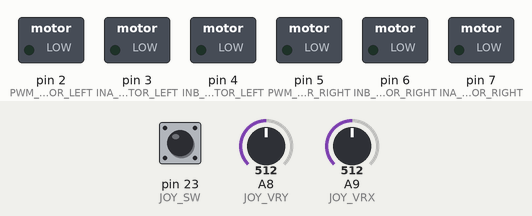
A sketch run on a simulated Arduino Mega 2560, built with avr-gcc and run on an emulated ATmega2560. On the bench: switched loads named in the sketch (green lamp = pin HIGH). Inputs (shaded band) come from the test bench; at power-on: A8 (JOY_VRY) = 512, A9 (JOY_VRX) = 512, pin 23 (JOY_SW) HIGH. What the sketch prints to the serial monitor is not drawn.

Above: at 1.2 s.
1.3 s: A8 (JOY_VRY) set to 398
2.8 s: A8 (JOY_VRY) set to 375
At 3.5 s:
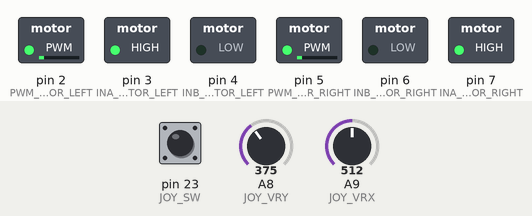
5.8 s: A9 (JOY_VRX) set to 306
8.8 s: A9 (JOY_VRX) set to 511
11.8 s: A9 (JOY_VRX) set to 290
14.8 s: A8 (JOY_VRY) set to 1023
At 15.5 s:
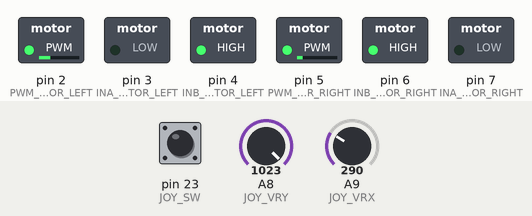
Timing chart, 0 to 18.8 s (numbered marks = the images above; inputs shaded):
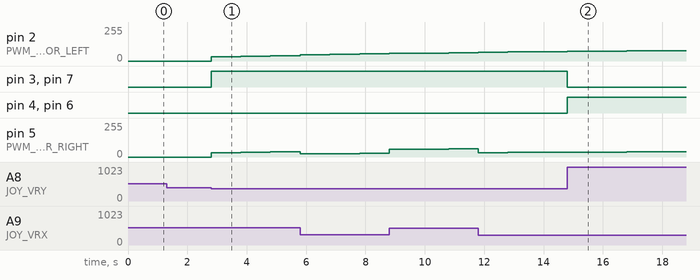

The sketch:

main.ino
```cpp
#include "./initIO.h"
#include "./MotorController.ino"
#include "./JoyController.ino"

uint8_t setSpeed[2] = {30, 50};
bool index = 1;

const long interval = 1000;
unsigned long previousMillis = 0;

uint8_t maxSpeed = 100;
uint8_t speedIncest = 1;
unsigned long countMoveTime = 0;


void setup()
{
    Serial.begin(115200);
    Serial.println("> Hello Robot");
    initIO();
}

void loop()
{
    // joyController(
    //     []() { Serial.println("UP"); },    // Callback for Up
    //     []() { Serial.println("DOWN"); },  // Callback for Down
    //     []() { Serial.println("LEFT"); },  // Callback for Left
    //     []() { Serial.println("RIGHT"); }, // Callback for Right
    //     []() { Serial.println("STOP"); },   // Callback for Stop
    //     []() { Serial.println("UP-LEFT"); },   // Callback for UP-LEFT
    //     []() { Serial.println("UP-RIGHT"); },   // Callback for UP-RIGHT
    //     []() { Serial.println("DOWN-LEFT"); },   // Callback for DOWN-LEFT
    //     []() { Serial.println("DOWN-RIGHT"); }   // Callback for DOWN-RIGHT
    // );
    Serial.println(speed);
    if (!digitalRead(JOY_SW)){
        index = !index;
        speed = setSpeed[index];
        while (!digitalRead(JOY_SW));
        delay(20);
    }
    if (millis() - previousMillis >= interval && !isStop) {
        countMoveTime++;
        previousMillis = millis();
        speed += speedIncest;
        if (countMoveTime < 5) {
            speedIncest = 5;
        }
        else if (countMoveTime < 10){
            speedIncest = 3;
        }
        else if (countMoveTime < 15){
            speedIncest = 2;
        }
        else{
            speedIncest = 1;
        }

        if (speed > maxSpeed){
            speed = maxSpeed;
        }
    }

    if (isStop) {
        countMoveTime = 0;
        speed = defaultSpeed;
    }

    joyController(
        []() { FORWARD(speed); },    // Callback for Up
        []() { BACKOFF(speed); },  // Callback for Down
        []() { LEFT_1(speed); },  // Callback for Left
        []() { RIGHT_1(speed); }, // Callback for Right
        []() { STOP(speed); },   // Callback for Stop
        []() { upLeftWithDifferentSpeed(speed); },   // Callback for UP-LEFT
        []() { upRightWithDifferentSpeed(speed); },   // Callback for UP-RIGHT
        []() { downLeftWithDifferentSpeed(speed); },   // Callback for DOWN-LEFT
        []() { downRightWithDifferentSpeed(speed); }   // Callback for DOWN-RIGHT
    );
}
```

JoyController.ino
```cpp
#ifndef JOY_CONTROLLER
#define JOY_CONTROLLER
#include <Arduino.h>
#include "./initIO.h"

const uint16_t MAX_JOY_VRX = 1023;   // LEFT
const uint16_t MAX_JOY_VRY = 1022;   // DOWN
const uint16_t MAX_OFFSET = 200;

const uint16_t NORMAL_JOY_VRX = 608;
const uint16_t NORMAL_JOY_VRY = 597;
const uint16_t NORMAL_OFFSET = 200;

const uint16_t MIN_JOY_VRX = 15;     // RIGHT
const uint16_t MIN_JOY_VRY = 87;     // UP
const uint16_t MIN_OFFSET = 300;

bool isStop = false;

uint16_t JOY_VRX_VALUE;
uint16_t JOY_VRY_VALUE;

void joyController(
    void (*callbackUp)(),
    void (*callbackDown)(),
    void (*callbackLeft)(),
    void (*callbackRight)(),
    void (*callbackStop)(),
    void (*callbackUpLeft)(),
    void (*callbackUpRight)(),
    void (*callbackDownLeft)(),
    void (*callbackDownRight)()
){
    JOY_VRX_VALUE = analogRead(JOY_VRX);
    JOY_VRY_VALUE = analogRead(JOY_VRY);

    // JOY_VRX
    if (
        JOY_VRX_VALUE > MAX_JOY_VRX - MAX_OFFSET &&
        (NORMAL_JOY_VRY + NORMAL_OFFSET > JOY_VRY_VALUE && JOY_VRY_VALUE > NORMAL_JOY_VRY - NORMAL_OFFSET))
    {
        if (callbackLeft != nullptr) callbackLeft();
        isStop = false;
    }
    else if (
        MIN_JOY_VRX + MIN_OFFSET > JOY_VRX_VALUE &&
        (NORMAL_JOY_VRY + NORMAL_OFFSET > JOY_VRY_VALUE && JOY_VRY_VALUE > NORMAL_JOY_VRY - NORMAL_OFFSET))
    {
        if (callbackRight != nullptr) callbackRight();
        isStop = false;
    }
    // JOY_VRY
    else if (
        JOY_VRY_VALUE > MAX_JOY_VRY - MAX_OFFSET &&
        (NORMAL_JOY_VRX + NORMAL_OFFSET > JOY_VRX_VALUE && JOY_VRX_VALUE > NORMAL_JOY_VRX - NORMAL_OFFSET))
    {
        if (callbackDown != nullptr) callbackDown();
        isStop = false;
    }
    else if (
        MIN_JOY_VRY + MIN_OFFSET > JOY_VRY_VALUE &&
        (NORMAL_JOY_VRX + NORMAL_OFFSET > JOY_VRX_VALUE && JOY_VRX_VALUE > NORMAL_JOY_VRX - NORMAL_OFFSET))
    {
        if (callbackUp != nullptr) callbackUp();
        isStop = false;
    }
    else if(
        (NORMAL_JOY_VRY + NORMAL_OFFSET > JOY_VRY_VALUE && JOY_VRY_VALUE > NORMAL_JOY_VRY - NORMAL_OFFSET) &&
        (NORMAL_JOY_VRX + NORMAL_OFFSET > JOY_VRX_VALUE && JOY_VRX_VALUE > NORMAL_JOY_VRX - NORMAL_OFFSET)
    )
    {
        if (callbackStop != nullptr) callbackStop();
        isStop = true;
    }
    // ↖
    //  ↘
    else{
        isStop = false;
        // UP-LEFT
        if (
            JOY_VRY_VALUE < NORMAL_JOY_VRY - NORMAL_OFFSET &&
            JOY_VRX_VALUE > NORMAL_JOY_VRX + NORMAL_OFFSET
        ){
            // Serial.println("UP-LEFT");
            if (callbackUpLeft != nullptr) callbackUpLeft();
        }
        // UP-RIGHT
        else if (
            JOY_VRY_VALUE < NORMAL_JOY_VRY - NORMAL_OFFSET &&
            JOY_VRX_VALUE < NORMAL_JOY_VRX - NORMAL_OFFSET
        ){
            // Serial.println("UP-RIGHT");
            if (callbackUpRight != nullptr) callbackUpRight();
        }
        // DOWN-LEFT
        else if (
            JOY_VRY_VALUE > NORMAL_JOY_VRY + NORMAL_OFFSET &&
            JOY_VRX_VALUE > NORMAL_JOY_VRX + NORMAL_OFFSET
        ){
            // Serial.println("DOWN-LEFT");
            if (callbackDownLeft != nullptr) callbackDownLeft();
        }
        // DOWN-RIGHT
        else if (
            JOY_VRY_VALUE > NORMAL_JOY_VRY + NORMAL_OFFSET &&
            JOY_VRX_VALUE < NORMAL_JOY_VRX - NORMAL_OFFSET
        ){
            // Serial.println("DOWN-RIGHT");
            if (callbackDownRight != nullptr) callbackDownRight();
        }else{
            if (callbackStop != nullptr) callbackStop();
        }
    }
}

#endif
```

MotorController.ino
```cpp
#ifndef MOTOR_FILE
#define MOTOR_FILE
#include <Arduino.h>
#include "./initIO.h"

uint8_t defaultSpeed = 30;
uint8_t speed = 30;
float SPEED_OFFSET = 0.5;

#define MOTOR_LEFT_FORWARD(pwm)    do{ digitalWrite(INA_MOTOR_LEFT, HIGH); digitalWrite(INB_MOTOR_LEFT, LOW);  analogWrite(PWM_MOTOR_LEFT, pwm); } while(0)
#define MOTOR_LEFT_STOP(x)         do{ digitalWrite(INA_MOTOR_LEFT, LOW);  digitalWrite(INB_MOTOR_LEFT, LOW);  analogWrite(PWM_MOTOR_LEFT, 0); }   while(0)
#define MOTOR_LEFT_BACKOFF(pwm)    do{ digitalWrite(INA_MOTOR_LEFT, LOW);  digitalWrite(INB_MOTOR_LEFT, HIGH); analogWrite(PWM_MOTOR_LEFT, pwm); } while(0)

#define MOTOR_RIGHT_FORWARD(pwm)   do{ digitalWrite(INA_MOTOR_RIGHT, HIGH); digitalWrite(INB_MOTOR_RIGHT, LOW);  analogWrite(PWM_MOTOR_RIGHT, pwm); } while(0)
#define MOTOR_RIGHT_STOP(x)        do{ digitalWrite(INA_MOTOR_RIGHT, LOW);  digitalWrite(INB_MOTOR_RIGHT, LOW);  analogWrite(PWM_MOTOR_RIGHT, 0); }   while(0)
#define MOTOR_RIGHT_BACKOFF(pwm)   do{ digitalWrite(INA_MOTOR_RIGHT, LOW);  digitalWrite(INB_MOTOR_RIGHT, HIGH); analogWrite(PWM_MOTOR_RIGHT, pwm); } while(0)

//     -------
//     |  =  |
//   ↑L   =   R↑
//     |  =  |
//     -------
#define FORWARD(pwm)   do{ MOTOR_LEFT_FORWARD(pwm); MOTOR_RIGHT_FORWARD(pwm); } while(0)

//     -------
//     |  =  |
//   =L   =   R=
//     |  =  |
//     -------
#define STOP(x)        do{ MOTOR_LEFT_STOP(0);      MOTOR_RIGHT_STOP(0); } while(0)

//     -------
//     |  =  |
//   ↓L   =   R↓
//     |  =  |
//     -------
#define BACKOFF(pwm)   do{ MOTOR_LEFT_BACKOFF(pwm); MOTOR_RIGHT_BACKOFF(pwm); } while(0)

//     -------
//     |   ↖ |
//   ↓L   =   R↑
//     | ↘   |
//     -------
#define LEFT_1(pwm)   do{ MOTOR_LEFT_BACKOFF(pwm); MOTOR_RIGHT_FORWARD(pwm); } while(0)

//     -------
//     |  ←  |
//   =L   =   R↑
//     |  =  |
//     -------
#define LEFT_2(pwm)   do{ MOTOR_LEFT_STOP(pwm); MOTOR_RIGHT_FORWARD(pwm); } while(0)


//     -------
//     |   ↘ |
//   ↑L   =   R↓
//     | ↖   |
//     -------
#define RIGHT_1(pwm)   do{ MOTOR_LEFT_FORWARD(pwm); MOTOR_RIGHT_BACKOFF(pwm); } while(0)

//     -------
//     |  →  |
//   ↑L   =   R=
//     |  =  |
//     -------
#define RIGHT_2(pwm)   do{ MOTOR_LEFT_FORWARD(pwm); MOTOR_RIGHT_STOP(pwm); } while(0)

void upLeftWithDifferentSpeed(float pwm){
    MOTOR_LEFT_FORWARD(pwm * SPEED_OFFSET);
    MOTOR_RIGHT_FORWARD(pwm);
}

void upRightWithDifferentSpeed(float pwm){
    MOTOR_LEFT_FORWARD(pwm);
    MOTOR_RIGHT_FORWARD(pwm * SPEED_OFFSET);
}

void downLeftWithDifferentSpeed(float pwm){
    MOTOR_LEFT_BACKOFF(pwm * SPEED_OFFSET);
    MOTOR_RIGHT_BACKOFF(pwm);
}

void downRightWithDifferentSpeed(float pwm){
    MOTOR_LEFT_BACKOFF(pwm);
    MOTOR_RIGHT_BACKOFF(pwm * SPEED_OFFSET);
}

#endif
```

initIO.h
```cpp
#ifndef INIT_IO
#define INIT_IO

// #define INA_MOTOR_LEFT 4
// #define INB_MOTOR_LEFT 3
// #define PWM_MOTOR_LEFT 2
#define INA_MOTOR_LEFT 3
#define INB_MOTOR_LEFT 4
#define PWM_MOTOR_LEFT 2

#define INA_MOTOR_RIGHT 7
#define INB_MOTOR_RIGHT 6
#define PWM_MOTOR_RIGHT 5

byte PINOUT[6] = {
    INA_MOTOR_LEFT, INB_MOTOR_LEFT, PWM_MOTOR_LEFT,
    INA_MOTOR_RIGHT, INB_MOTOR_RIGHT, PWM_MOTOR_RIGHT,
};

#define JOY_VRX A9
#define JOY_VRY A8
#define JOY_SW  23
#define SIDE_SWITCH  25

byte PININ[4] = {
    JOY_VRX, JOY_VRY, JOY_SW,
    SIDE_SWITCH
};

void initIO(){
    for (byte i = 0;i < sizeof(PINOUT) / sizeof(byte);i++) pinMode(PINOUT[i], OUTPUT);
    for (byte i = 0;i < sizeof(PININ) / sizeof(byte);i++) pinMode(PININ[i], INPUT_PULLUP);
}

#endif
```

Measured:
- the behaviour switches between 387 and 386 on A8 (JOY_VRY) (found by bisection; images 0 and 1)
- after the input at 2.8 s, pin 2 (PWM_MOTOR_LEFT), pin 5 (PWM_MOTOR_RIGHT): 0/255 → 31/255 at once, → 36/255 1.0 s later, → 41/255 1.0 s later; pin 3 (INA_MOTOR_LEFT), pin 7 (INA_MOTOR_RIGHT): LOW → HIGH at once
- after the input at 14.8 s, pin 3 (INA_MOTOR_LEFT), pin 7 (INA_MOTOR_RIGHT): HIGH → LOW at once; pin 4 (INB_MOTOR_LEFT), pin 6 (INB_MOTOR_RIGHT): LOW → HIGH at once
